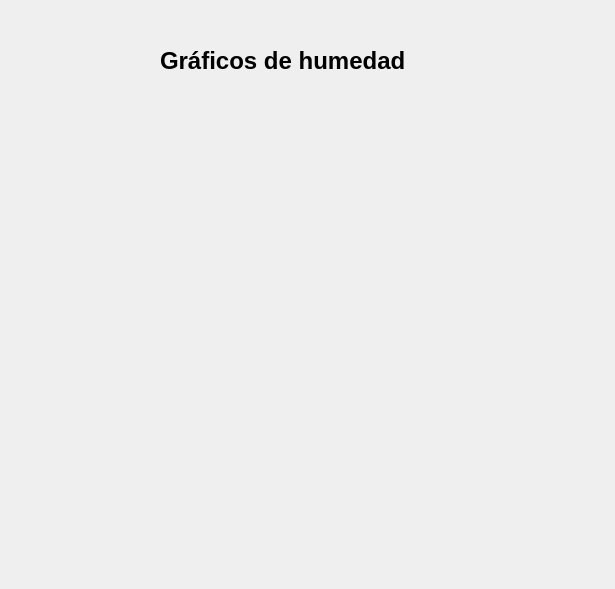
<?xml version="1.0" encoding="UTF-8"?>
<ui version="4.0">
 <class>hum</class>
 <widget class="QWidget" name="hum">
  <property name="geometry">
   <rect>
    <x>0</x>
    <y>0</y>
    <width>615</width>
    <height>589</height>
   </rect>
  </property>
  <property name="windowTitle">
   <string>Form</string>
  </property>
  <widget class="QLabel" name="title_hum">
   <property name="geometry">
    <rect>
     <x>160</x>
     <y>40</y>
     <width>301</width>
     <height>41</height>
    </rect>
   </property>
   <property name="font">
    <font>
     <family>Segoe UI</family>
     <pointsize>18</pointsize>
     <weight>75</weight>
     <bold>true</bold>
    </font>
   </property>
   <property name="text">
    <string>Gráficos de humedad</string>
   </property>
  </widget>
  <widget class="QWidget" name="gridLayoutWidget">
   <property name="geometry">
    <rect>
     <x>50</x>
     <y>90</y>
     <width>521</width>
     <height>441</height>
    </rect>
   </property>
   <layout class="QGridLayout" name="graf_hum"/>
  </widget>
 </widget>
 <resources/>
 <connections/>
</ui>
